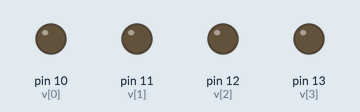
The sketch below on a simulated Arduino Uno, built with avr-gcc and run on an emulated ATmega328P. Shown: output pins drawn as LEDs (lit = HIGH).

Above: at 0.5 s.
At 2.5 s:
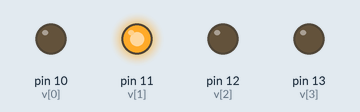
At 4.5 s:
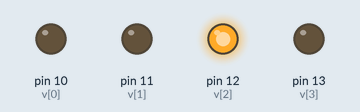
At 9.5 s:
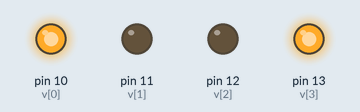
At 14.5 s:
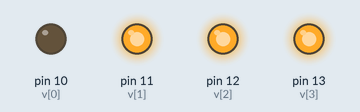
At 19.5 s:
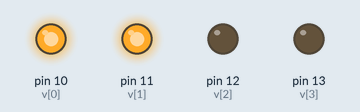
Timing chart, 0 to 20.8 s (numbered marks = the images above):
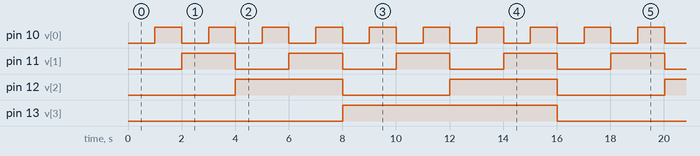

The sketch:

ContadorBinario.ino
```cpp
void setup() {
  // put your setup code here, to run once:
         pinMode( 13, OUTPUT) ;
         pinMode( 12, OUTPUT) ;
         pinMode( 11, OUTPUT) ;
         pinMode( 10, OUTPUT) ;
}

void loop() {
     int v[4]={10,11,12,13};
     for(int i=0;i<16;i++){
        int resto=i;
        for(int j=3;j>=0;j--){
          if(resto>=pow(2,(double)j)){
            digitalWrite(v[j],HIGH);
            resto=resto-pow(2,(double)j);
          }
        }
        delay(1000);
        for(int j=0;j<4;j++){
           digitalWrite(v[j],LOW);
        }
     }

}
```

Measured:
- by itself, pin 10 (v[0]): alternates HIGH for 1.0 s and LOW for 1.0 s
- by itself, pin 11 (v[1]): alternates HIGH for 2.0 s and LOW for 2.0 s
- by itself, pin 12 (v[2]): alternates HIGH for 4.0 s and LOW for 4.0 s
- by itself, pin 13 (v[3]): alternates HIGH for 8.0 s and LOW for 8.0 s
